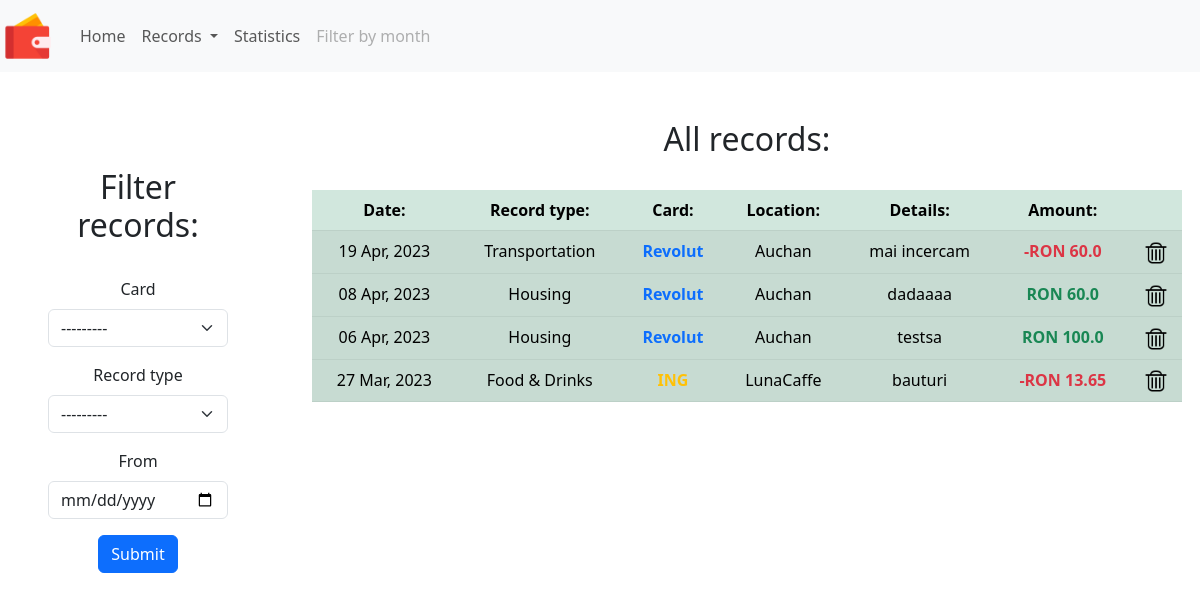
The page /spendings/ on the database as committed earlier.
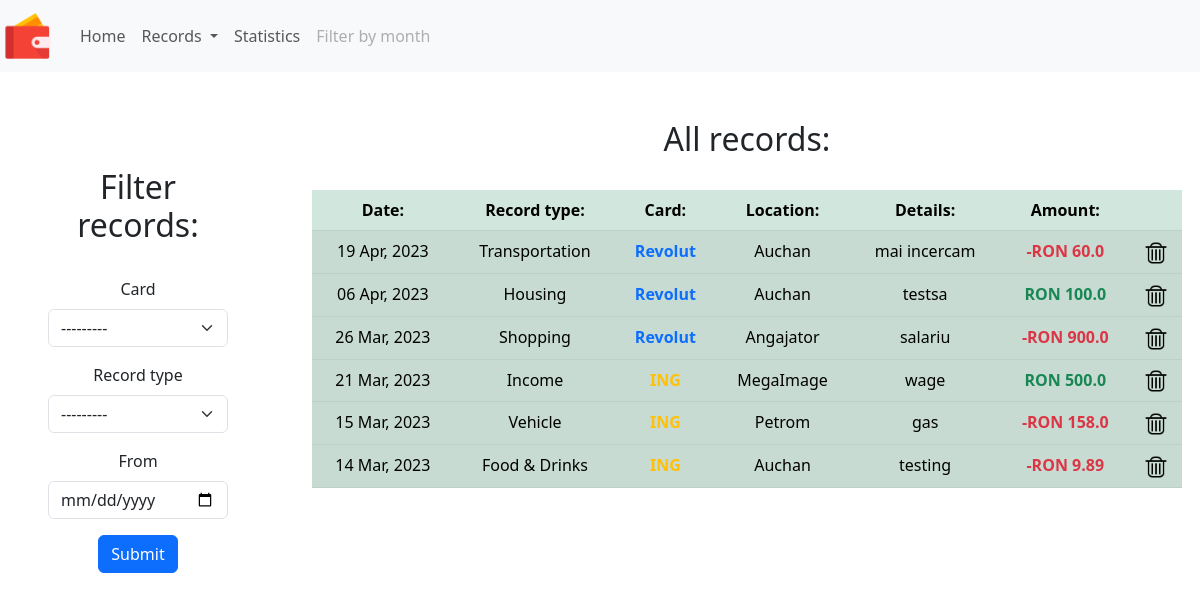
The same page on the database as committed later.
### finances/models.py (models this page shows, shortened)
class Spending(models.Model):
    record_type = models.CharField(max_length=7, choices=RECORD_TYPE, default='other')
    paid_with = models.ForeignKey(BankAccount, blank=True, null=True, verbose_name='Card', on_delete=models.CASCADE)
    amount = models.FloatField(validators=[MinValueValidator(Decimal('0.01'))])
    category = models.ForeignKey(Category, blank=True, null=True, on_delete=models.CASCADE)
    date_time = models.DateTimeField()
    location = models.CharField(max_length=25,
                                validators=[RegexValidator('[+-/%@!(){}]', inverse_match=True)]
                                )
    description = models.TextField(max_length=300, blank=True,
                                   validators=[RegexValidator('[+-/%@!()"{}]', inverse_match=True)]
                                   )

class Category(models.Model):
    name = models.CharField('Category Name', max_length=30)
    def __str__(self):
        return self.name

class BankAccount(models.Model):
    name = models.CharField('Bank Account Name', max_length=15)
    balance = models.FloatField(default=0)
    def __str__(self):
        return self.name

### finances/views.py (the view)
# urls.py: path('spendings/', views.all_spendings, name='all-spendings'),
def all_spendings(request):
    spending_filter = SpendingFilter(request.GET, queryset=Spending.objects.all().order_by('-date_time'))
    context = {
        'form': spending_filter.form,
        'spendings_list': spending_filter.qs
    }
    return render(request, 'finances/spending_list.html', context)

### finances/templates/finances/spending_list.html (shortened to what this page needs)
{% extends "base.html" %}
{% load static %}
{% load crispy_forms_tags %}
{% block content %}
{% include 'includes/header.html' %}
<br><br>
<div class=" text-center">
    <div class="row">
    <div class="m-5 col-2" style="">
        <h2>Filter records:</h2>
        <br>
        <form method = 'GET' action="{% url 'finances:all-spendings' %}">
            {{ form|crispy }}
        <input type="submit" value="Submit" class="btn btn-primary">
        </form>
    </div>
            <div class="col-9">
                <div class="container">
                    <h2>All records:</h2>
                    <br>
<table class="table table-success table-striped table-hover">
    <thead>
    <tr>
        <th>Date:</th>
        <th>Record type:</th>
        <th>Card:</th>
        <th>Location:</th>
        <th>Details:</th>
        <th>Amount:</th>
        <th></th>
    </tr>
    </thead>
{% for spending in spendings_list %}
    <tbody>
    <tr class="clickable"
        onclick="window.location='{% url 'finances:edit-spending' spending.id %}'">
        <td>{{ spending.date_time|date:"d M, Y" }}</td>
        <td>{{ spending.category }}</td>
        <td>
            {% if spending.paid_with.name == 'ING' %}
            <strong class="text-warning">{{ spending.paid_with }}</strong>
            {% else %}
            <strong class="text-primary">{{ spending.paid_with }}</strong>
            {% endif %}
        </td>
        <td>{{ spending.location }}</td>
        <td>{{ spending.description }}</td>
        <td>{% if spending.record_type == 'expense'%}
            <strong class="text-danger">-RON {{ spending.amount }}</strong>
            {% else %}
            <strong class="text-success">RON {{ spending.amount }}</strong>
            {% endif %}
        </td>
        <td>
            <a href="{% url 'finances:delete-spending' spending.id %}">
            <img src="{% static 'finances/images/delete.png'%}" style="width:1.5rem;height:1.5rem;">
            </a>
        </td>
    </tr>
    </tbody>
{% endfor%}
</table>
</div>
            </div>
  </div>
</div>
{% endblock %}

Rows that differ between the two databases and show on the page:
removed Spending: date_time "08 Apr, 2023", category "Housing", paid_with "Revolut", location "Auchan", description "dadaaaa", amount "60.0"
removed Spending: date_time "27 Mar, 2023", category "Food & Drinks", paid_with "ING", location "LunaCaffe", description "bauturi", amount "13.65"
added Spending: date_time "26 Mar, 2023", category "Shopping", paid_with "Revolut", location "Angajator", description "salariu", amount "900.0"
added Spending: date_time "21 Mar, 2023", category "Income", paid_with "ING", location "MegaImage", description "wage", amount "500.0"
added Spending: date_time "15 Mar, 2023", category "Vehicle", paid_with "ING", location "Petrom", description "gas", amount "158.0"
added Spending: date_time "14 Mar, 2023", category "Food & Drinks", paid_with "ING", location "Auchan", description "testing", amount "9.89"
